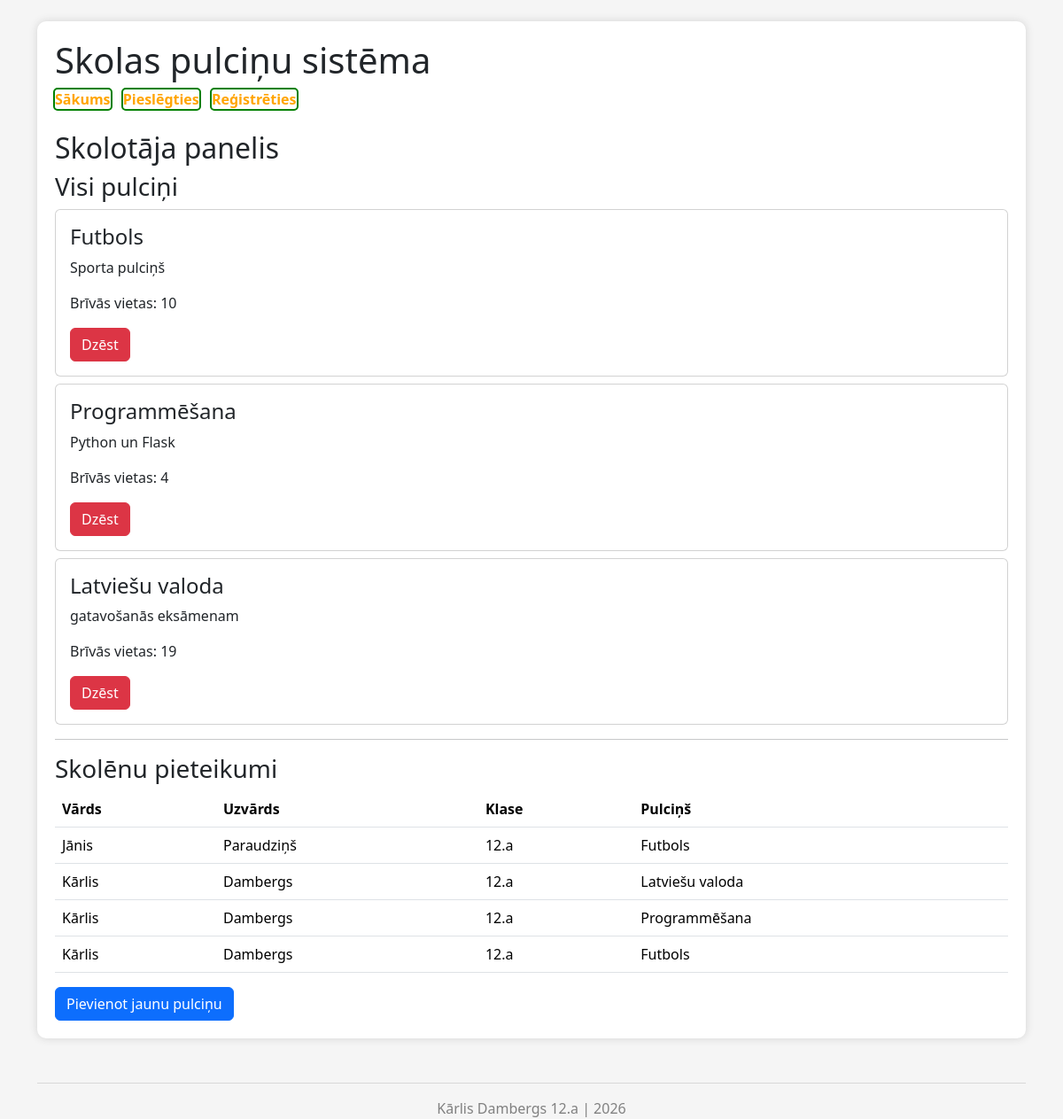
/admin, run on an earlier commit of the app's database.
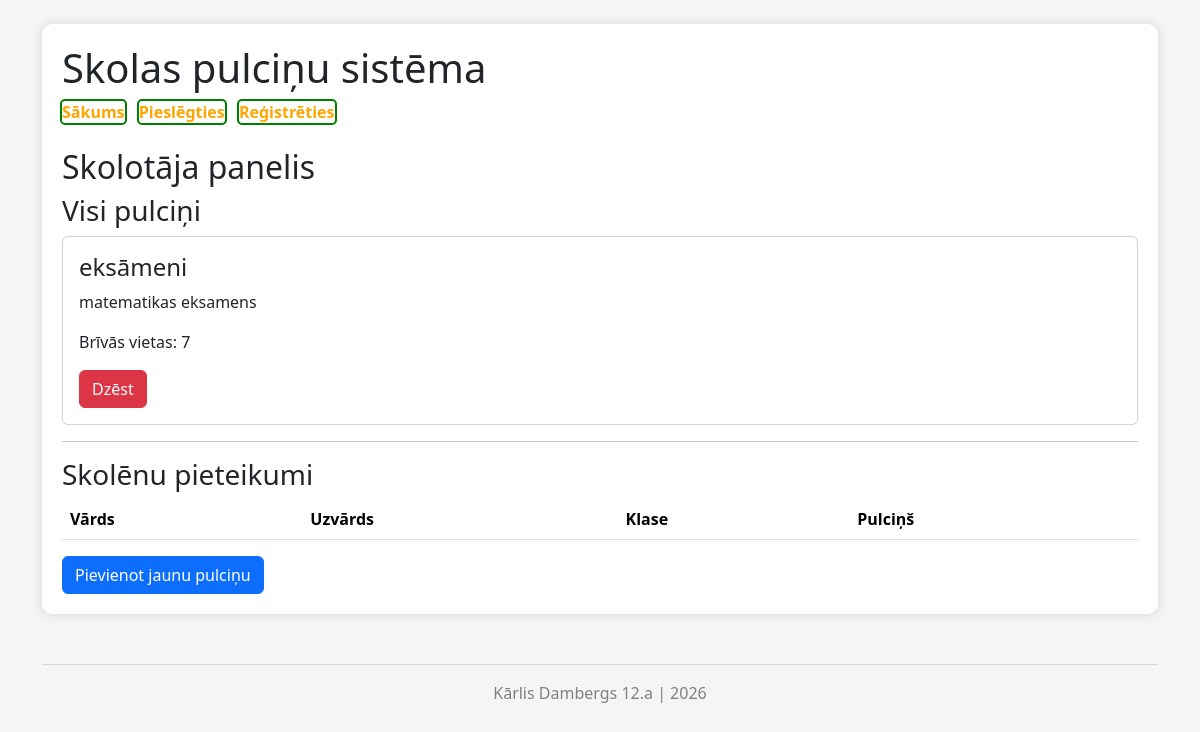
And on a later commit of the database.
### tables this page shows
CREATE TABLE "pulcini" (
	"id"	INTEGER,
	"nosaukums"	TEXT NOT NULL,
	"apraksts"	TEXT,
	"vietas"	INTEGER NOT NULL,
	PRIMARY KEY("id" AUTOINCREMENT),
	FOREIGN KEY("id") REFERENCES "pieteikumi"("pulcins_id")
);

CREATE TABLE "users" (
	"id"	INTEGER,
	"epasts"	TEXT NOT NULL UNIQUE,
	"vards"	TEXT NOT NULL,
	"uzvards"	TEXT NOT NULL,
	"klase"	TEXT NOT NULL,
	"parole"	TEXT NOT NULL,
	"loma"	TEXT DEFAULT 'student',
	PRIMARY KEY("id" AUTOINCREMENT),
	FOREIGN KEY("id") REFERENCES "pieteikumi"("user_id"),
	FOREIGN KEY("uzvards") REFERENCES ""
);

### app.py (the view)
@app.route('/admin')
def admin():
    conn = sqlite3.connect("datubaze.db")
    conn.row_factory = sqlite3.Row
    cur = conn.cursor()
    cur.execute("SELECT * FROM pulcini")
    pulcini = cur.fetchall()
    cur.execute("""
    SELECT pieteikumi.id, users.vards, users.uzvards, users.klase, pulcini.nosaukums
    FROM pieteikumi
    JOIN users ON pieteikumi.user_id = users.id
    JOIN pulcini ON pieteikumi.pulcins_id = pulcini.id
    """)
    pieteikumi = cur.fetchall()
    conn.close()
    return render_template('admin.html', pulcini=pulcini, pieteikumi=pieteikumi)

### templates/admin.html (shortened to what this page needs)
{% extends "layout.html" %}
{% block content %}
<h2>Skolotāja panelis</h2>
<h3>Visi pulciņi</h3>
{% for i in pulcini %}
<div class="card p-3 mb-2">
    <h4>{{i.nosaukums}}</h4>
    <p>{{i.apraksts}}</p>
    <p>Brīvās vietas: {{i.vietas}}</p>
    <form method="POST" action="/admin_delete">
        <button class="btn btn-danger">Dzēst</button>
    </form>
</div>
{% endfor %}
<hr>
<h3>Skolēnu pieteikumi</h3>
<table class="table">
    <tr>
        <th>Vārds</th>
        <th>Uzvārds</th>
        <th>Klase</th>
        <th>Pulciņš</th>
    </tr>
{% for i in pieteikumi %}
    <tr>
        <td>{{ i.vards }}</td>
        <td>{{ i.uzvards }}</td>
        <td>{{ i.klase }}</td>
        <td>{{ i.nosaukums }}</td>
    </tr>
{% endfor %}
</table>
<a href="/admin_izveidot" class="btn btn-primary">
    Pievienot jaunu pulciņu
</a>
{% endblock %}

What changed in the data, as far as the page shows it:
removed pulcini: nosaukums "Futbols", apraksts "Sporta pulciņš", vietas "10"
removed pulcini: nosaukums "Programmēšana", apraksts "Python un Flask", vietas "4"
removed pulcini: nosaukums "Latviešu valoda", apraksts "gatavošanās eksāmenam", vietas "19"
no longer on this page (row unchanged): users: vards "Jānis", uzvards "Paraudziņš", klase "12.a", nosaukums "Futbols"
no longer on this page (row unchanged): users: vards "Kārlis", uzvards "Dambergs", klase "12.a", nosaukums "Latviešu valoda", nosaukums "Programmēšana", nosaukums "Futbols"
added pulcini: nosaukums "eksāmeni", apraksts "matematikas eksamens", vietas "7"
